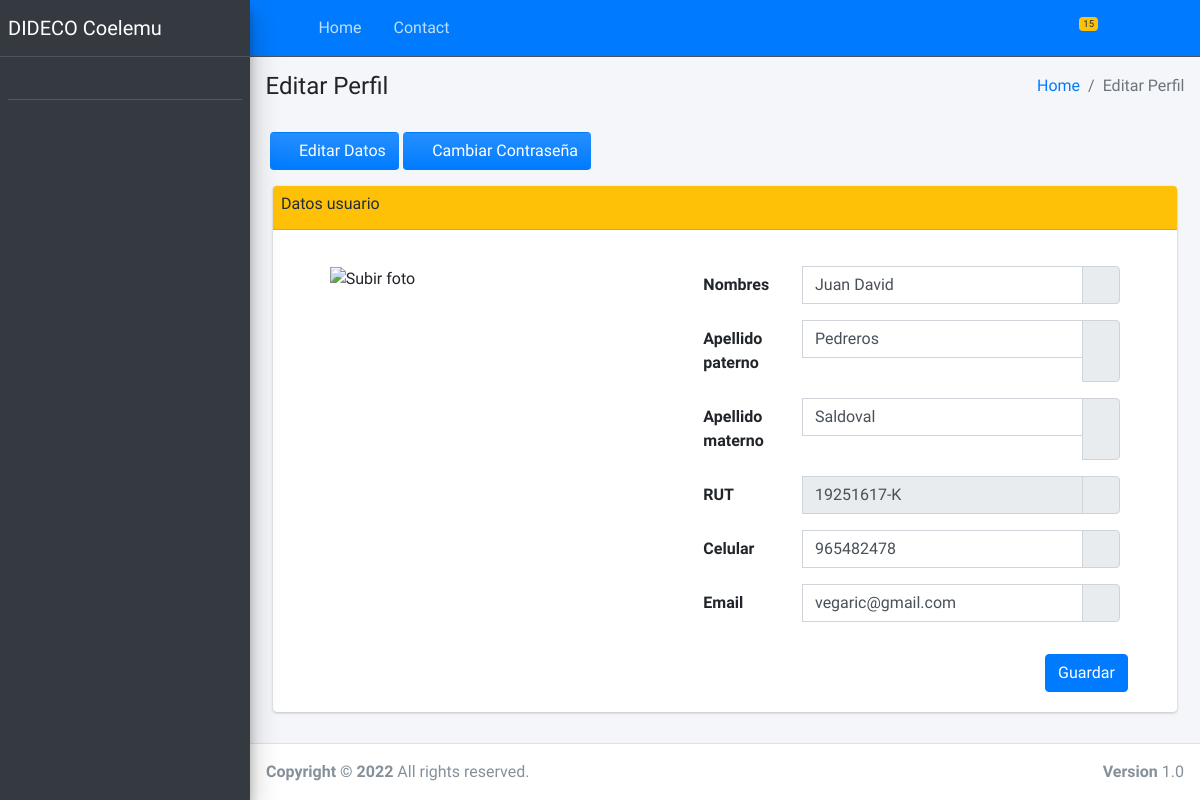
The app's page /editar-perfil/3 (signed in) with its own data.
### eas_coelemu_app/models.py (models this page shows, shortened)
class Usuario(models.Model):
    nombres = models.CharField(max_length=255)
    apellido_paterno = models.CharField(max_length=255)
    apellido_materno = models.CharField(max_length=255)
    rut = models.IntegerField()
    dv = models.CharField(max_length=1)
    imagen = models.ImageField(upload_to="usuarios/perfil", null=True, blank=True)
    celular = models.CharField(max_length=9)
    email = models.EmailField()
    contrasena = models.CharField(max_length=8)
    rol = models.ForeignKey(Rol, related_name="usuarios", on_delete = models.CASCADE)#related_name="usuarios"
    estado = models.IntegerField()#Actvivo(1) o Inactivo(0)
    created_at = models.DateTimeField(auto_now_add=True)
    updated_at = models.DateTimeField(auto_now=True)
    objects = UsuarioManager()
    class Meta:
        ordering = ["-created_at"]

### eas_coelemu_app/views.py (the view, shortened to what this page needs)
# urls.py: path('editar-perfil/<int:id_user>', views.editarPerfil, name='editarPerfil'),
def editarPerfil(request, id_user):
    if 'usuario' not in request.session:
        return redirect('error404')
    usuario = Usuario.objects.get(id=id_user)
    if request.method == 'GET':
        context = {
                'usuario':  usuario,
                }
        return render(request, 'editar_perfil.html', context)
    return redirect(editarPerfil, id_user)

### eas_coelemu_app/templates/editar_perfil.html (shortened to what this page needs)
{% extends "base.html" %}
{% load static %}
{% block content_header_title%}Editar Perfil{% endblock %}
{% block content_header_actual%} Editar Perfil{% endblock %}
{% block content_main %}
<div class="row mb-3 ml-1">
    <a href="#">
        <button type="button" class="btn bg-gradient-primary">
            <i class='fas fa-dollar-sign'></i>
            Editar Datos
        </button>
    </a>
    <a href="#">
        <button type="button" class="btn bg-gradient-primary ml-1"">
            <i class='fas fa-dollar-sign'></i>
            Cambiar Contraseña
        </button>
    </a>
</div>
<section class="content">
    <div class="container-fluid">
        <div class="row">
            <div class="col col-md12">
                <div class="card card-warning">
                    <div class="card-header p-2">
                        <h6>Datos usuario</h6>
                    </div>
                    <div class="card-body container-fluid">
                        <form class="mt-3" action="{% url 'editarPerfil' usuario.id %}" method="POST" id="form_editar_usuario" enctype="multipart/form-data">
                            <div class="row">
                                <div class="col-md-4 mx-auto">
                                    <div class="form-group text-center">
                                    <div class="input-group">
                                        <div id="add-photo" data-toggle="tooltip" data-placement="bottom" title="Actualizar foto">
                                            <img src="{% static 'img/subir_foto_usuario.png' %}"  class="img-fluid crop" alt="Subir foto" id="foto" width="75%">
                                        </div>
                                    </div>
                                    </div>
                                </div>
                                <div class="col-md-6 mx-auto">
                                    <div class="input-group mb-3">
                                        <label for="editar_nombres" class="col-sm-3 col-form-label">Nombres</label>
                                        <input type="text" class="form-control" placeholder="Nombres" id="editar_nombres" name="editar_nombres" value="{{ usuario.nombres }}">
                                        <div class="input-group-append">
                                            <div class="input-group-text">
                                            <span class="fas fa-user"></span>
                                            </div>
                                        </div>
                                    </div>
                                    <div class="input-group mb-3">
                                        <label for="editar_ap_paterno" class="col-sm-3 col-form-label">Apellido paterno</label>
                                        <input type="text" class="form-control" placeholder="Apellido paterno" id="editar_ap_paterno" name="editar_ap_paterno" value="{{ usuario.apellido_paterno }}" >
                                        <div class="input-group-append">
                                            <div class="input-group-text">
                                            <span class="fas fa-user"></span>
                                            </div>
                                        </div>
                                    </div>
                                    <div class="input-group mb-3">
                                        <label for="editar_ap_materno" class="col-sm-3 col-form-label">Apellido materno</label>
                                        <input type="text" class="form-control" placeholder="Apellido materno" id="editar_ap_materno" name="editar_ap_materno" value="{{ usuario.apellido_materno }}">
                                        <div class="input-group-append">
                                            <div class="input-group-text">
                                            <span class="fas fa-user"></span>
                                            </div>
                                        </div>
                                    </div>
                                    <div class="input-group mb-3">
                                        <label for="editar_rut" class="col-sm-3 col-form-label">RUT</label>
                                        <input type="text" class="form-control" placeholder="11111111-1" id="editar_rut" name="editar_rut" value="{{ usuario.rut }}-{{ usuario.dv}}" readonly>
                                        <div class="input-group-append">
                                            <div class="input-group-text">
                                            <span class="fas fa-id-card"></span>
                                            </div>
                                        </div>
                                    </div>
                                    <div class="input-group mb-3">
                                        <label for="editar_celular" class="col-sm-3 col-form-label">Celular</label>
                                        <input type="text" class="form-control" placeholder="Celular" id="editar_celular" name="editar_celular" value="{{ usuario.celular }}">
                                        <div class="input-group-append">
                                            <div class="input-group-text">
                                            <span class="fas fa-mobile"></span>
                                            </div>
                                        </div>
                                    </div>
                                    <div class="input-group mb-3">
                                        <label for="editar_email" class="col-sm-3 col-form-label">Email</label>
                                        <input type="email" class="form-control" placeholder="Email" id="editar_email" name="editar_email" value="{{ usuario.email }}">
                                        <div class="input-group-append">
                                            <div class="input-group-text">
                                            <span class="fas fa-envelope"></span>
                                            </div>
                                        </div>
                                    </div>
                                    <div class="row mt-3 float-right">
                                        <button type="submit" id="submit_nuevo_usuario" class="btn btn-primary">Guardar</button>
                                    </div>
                                </div>
                            </div>
                        </form>
                    </div>
                </div>
            </div>
        </div>
    </div>
</section>
{% endblock %}

### eas_coelemu_app/static/css/styles.css (style rules this page uses)
#foto { cursor: pointer; transition: transform .2s; }

### records on screen
Usuario: editar_nombres "Juan David", editar_ap_paterno "Pedreros", editar_ap_materno "Saldoval", editar_rut "19251617-K", editar_celular "965482478", editar_email "vegaric@gmail.com"
